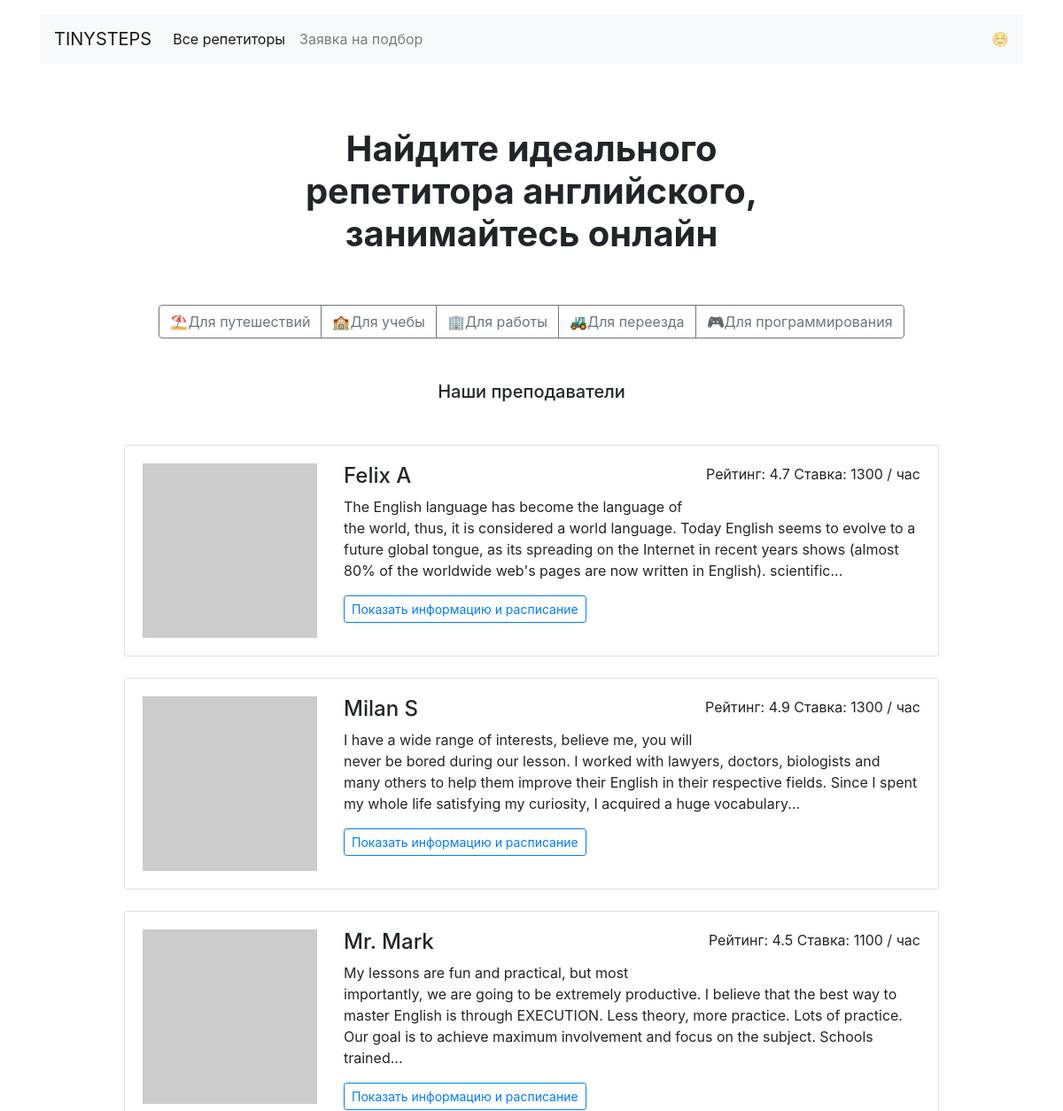
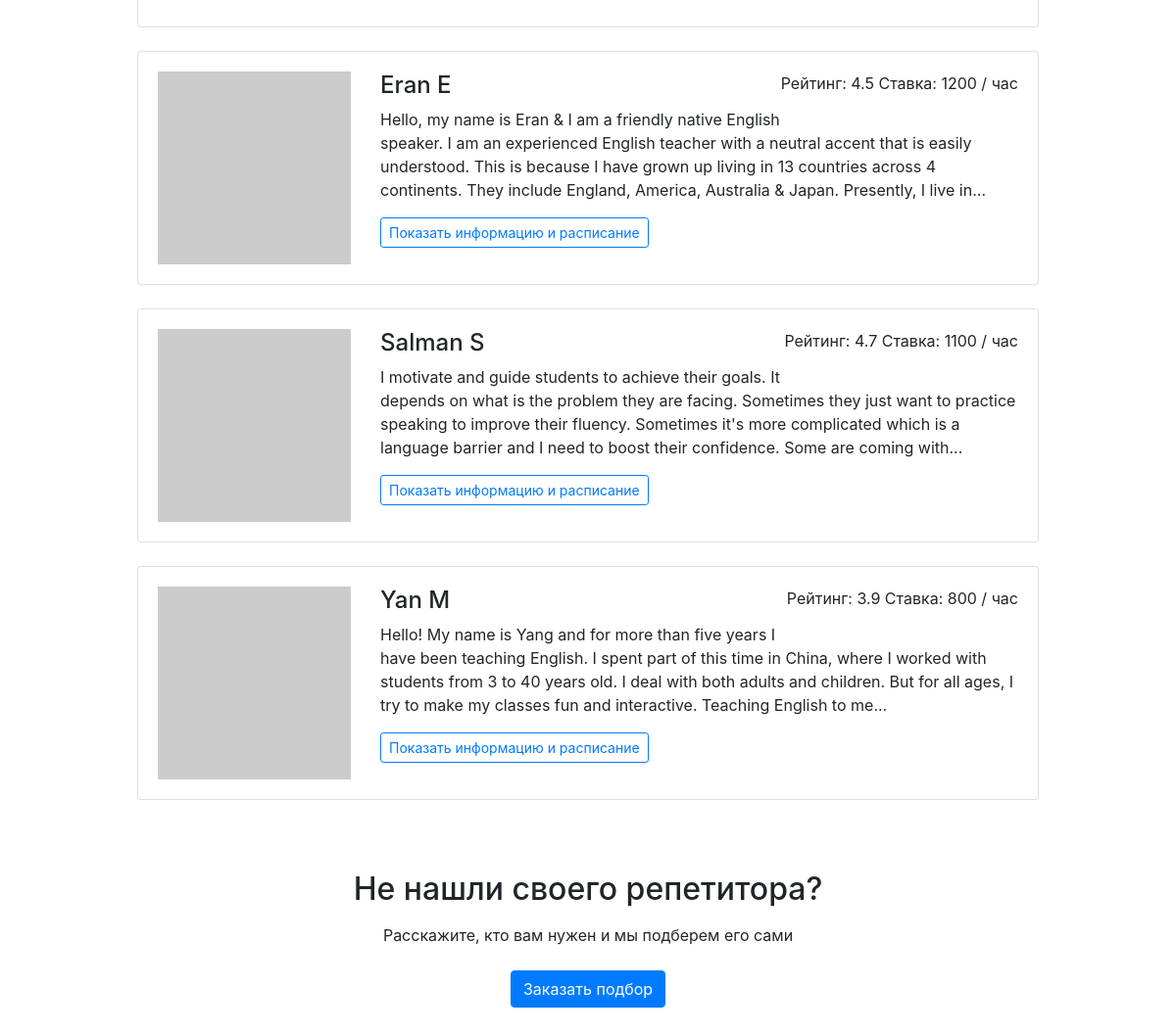
The page / on the database its author committed (2 pictures, top to bottom).
### app.py (models this page shows)
class Goal(db.Model):
    __tablename__ = "goals"
    id = db.Column(db.Integer, primary_key=True)
    name_english = db.Column(db.String(50), unique=True, nullable=False)
    name_rus = db.Column(db.String(50), unique=True, nullable=False)
    picture = db.Column(db.String(1), nullable=False)
    teachers = db.relationship(
        "Teacher", secondary=teachers_goals_association, back_populates="goals"
    )
    request = db.relationship(
        "Request", back_populates="goal"
    )

class Teacher(db.Model):
    __tablename__ = "teachers"
    id = db.Column(db.Integer, primary_key=True)
    name = db.Column(db.String(50), unique=True, nullable=False)
    about = db.Column(db.String(), nullable=False)
    rating = db.Column(db.Float, nullable=False)
    picture = db.Column(db.String(), unique=True, nullable=False)
    price = db.Column(db.Integer, nullable=False)
    goals = db.relationship(
        "Goal", secondary=teachers_goals_association, back_populates="teachers"
    )
    free = db.Column(db.String(), nullable=False)
    booking = db.relationship(
        "Booking", back_populates="teacher"
    )

### main.py (the view)
@app.route('/')
def render_main():
    teachers_list = db.session.query(Teacher).order_by(func.random()).limit(TEACHERS_LIMIT)
    return render_template('index.html', teachers=teachers_list, goals=goals_pict)

### templates/index.html
{% extends 'base.html' %}
{% block container %}
<main class="container mt-3 mb-5">
    <section>
        <h1 class="h1 text-center mx-auto mt-4 py-5"><strong>
            Найдите идеального <br>репетитора английского, <br>занимайтесь онлайн</strong></h1>
        <div class="text-center mb-5">
            <div class="btn-group mx-auto mb-0" role="group" aria-label="Basic example">
                {% for goal, goal_rus in goals.items() %}
                <a href="/goals/{{ goal }}/" class="btn btn-outline-secondary">{{ goal_rus[1] }}{{ goal_rus[0] }}</a>
                {% endfor %}
            </div>
        </div>
        <h2 class="h5 text-center mb-5">Наши преподаватели</h2>
        <div class="row">
            <div class="col-12 col-lg-10 offset-lg-1 m-auto">
                {% for teacher in teachers %}
                {% include "teachers.html" %}
                {% endfor %}
            </div>
        </div>
        {% include "zakaz_podbor.html" %}
    </section>
</main>
{% endblock %}

### templates/base.html (shortened to what this page needs)
<!DOCTYPE html>
<html lang="ru">
<head>
    <link rel="stylesheet" href="https://stackpath.bootstrapcdn.com/bootstrap/4.3.1/css/bootstrap.min.css"
>
</head>
<body>
<header class="container mt-3">
    <nav class="navbar navbar-expand-lg navbar-light bg-light">
        <a class="navbar-brand" href="/">TINYSTEPS</a>
        <div class="collapse navbar-collapse" id="navbarNav">
            <ul class="navbar-nav">
                {% if request.path in ['/', '/all/'] %}{% set c = "active" %}
                {% else %} {% set c="" %} {% endif %}
                <li class="nav-item {{ c }}">
                    <a class="nav-link" href="/all/">Все репетиторы</a>
                </li>
                {% if request.path == '/request/' %}{% set c = "active" %}
                {% else %} {% set c="" %} {% endif %}
                <li class="nav-item {{ c }}">
                    <a class="nav-link" href="/request/">Заявка на подбор</a>
                </li>
            </ul>
        </div>
        <span class="navbar-text d-sm-none d-lg-block">
        ☺️
      </span>
    </nav>
</header>
{% block container %} {% endblock %}
</body>
</html>

### templates/teachers.html
<div class="card mb-4">
    <div class="card-body">
        <div class="row">
            <div class="col-3"><img src="{{ teacher.picture }}" class="img-fluid" alt=""></div>
            <div class="col-9">
                <p class="float-right">Рейтинг: {{ teacher.rating }} Ставка: {{ teacher.price }} / час</p>
                <h2 class="h4">{{ teacher.name }}</h2>
                <p>{{ teacher.about | truncate(300) }}</p>
                <a href="/profiles/{{ teacher.id }}/" class="btn btn-outline-primary btn-sm mr-3 mb-2">Показать
                    информацию и расписание</a>
            </div>
        </div>
    </div>
</div>

### templates/zakaz_podbor.html
<h2 class="text-center mt-5 mb-3">Не нашли своего репетитора?</h2>
<p class="text-center mb-4">Расскажите, кто вам нужен и мы подберем его сами</p>
<div class="text-center pb-5">
    <a href="/request/" class="btn btn-primary">Заказать подбор</a>
</div>

### rows shown on the page
Goal: goal_rus "⛱", name_rus "Для путешествий"
Goal: goal_rus "🏫", name_rus "Для учебы"
Goal: goal_rus "🏢", name_rus "Для работы"
Goal: goal_rus "🚜", name_rus "Для переезда"
Goal: goal_rus "🎮", name_rus "Для программирования"
Teacher: rating "4.7", price "1300", name "Felix A", about "The English language has become the language of the world, thus, it is considered a world language. Today English seems to evolve to a future global tongue, as its spreading on the Internet in recent years shows (almost 80% of the worldwide web's pages are now written in English). scientific..."
Teacher: rating "4.9", price "1300", name "Milan S", about "I have a wide range of interests, believe me, you will never be bored during our lesson. I worked with lawyers, doctors, biologists and many others to help them improve their English in their respective fields. Since I spent my whole life satisfying my curiosity, I acquired a huge vocabulary..."
Teacher: rating "4.5", price "1100", name "Mr. Mark", about "My lessons are fun and practical, but most importantly, we are going to be extremely productive. I believe that the best way to master English is through EXECUTION. Less theory, more practice. Lots of practice. Our goal is to achieve maximum involvement and focus on the subject. Schools trained..."
Teacher: rating "4.5", price "1200", name "Eran E", about "Hello, my name is Eran & I am a friendly native English speaker. I am an experienced English teacher with a neutral accent that is easily understood. This is because I have grown up living in 13 countries across 4 continents. They include England, America, Australia & Japan. Presently, I live in..."
Teacher: rating "4.7", price "1100", name "Salman S", about "I motivate and guide students to achieve their goals. It depends on what is the problem they are facing. Sometimes they just want to practice speaking to improve their fluency. Sometimes it's more complicated which is a language barrier and I need to boost their confidence. Some are coming with..."
Teacher: rating "3.9", price "800", name "Yan M", about "Hello! My name is Yang and for more than five years I have been teaching English. I spent part of this time in China, where I worked with students from 3 to 40 years old. I deal with both adults and children. But for all ages, I try to make my classes fun and interactive. Teaching English to me..."
